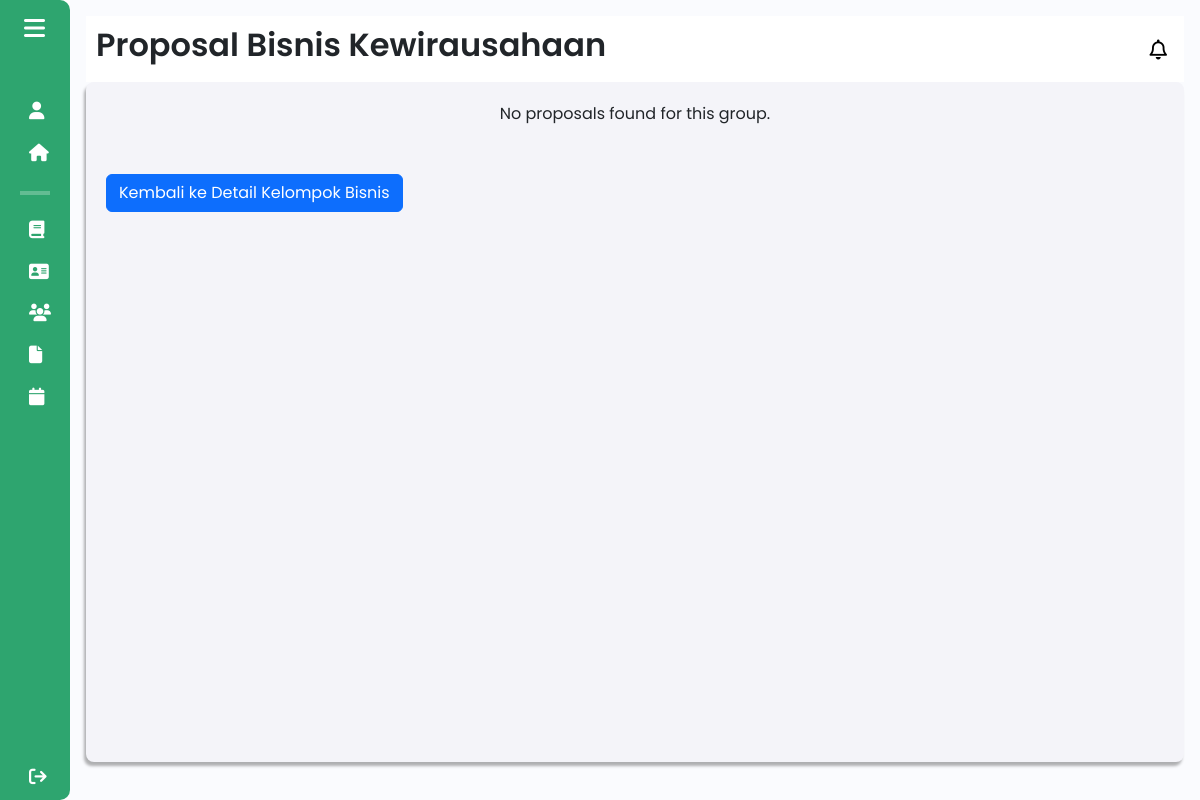
/components/pages/admin/proposal_bisnis_admin.php?id_kelompok=21 (signed in), run on an earlier commit of the app's database.
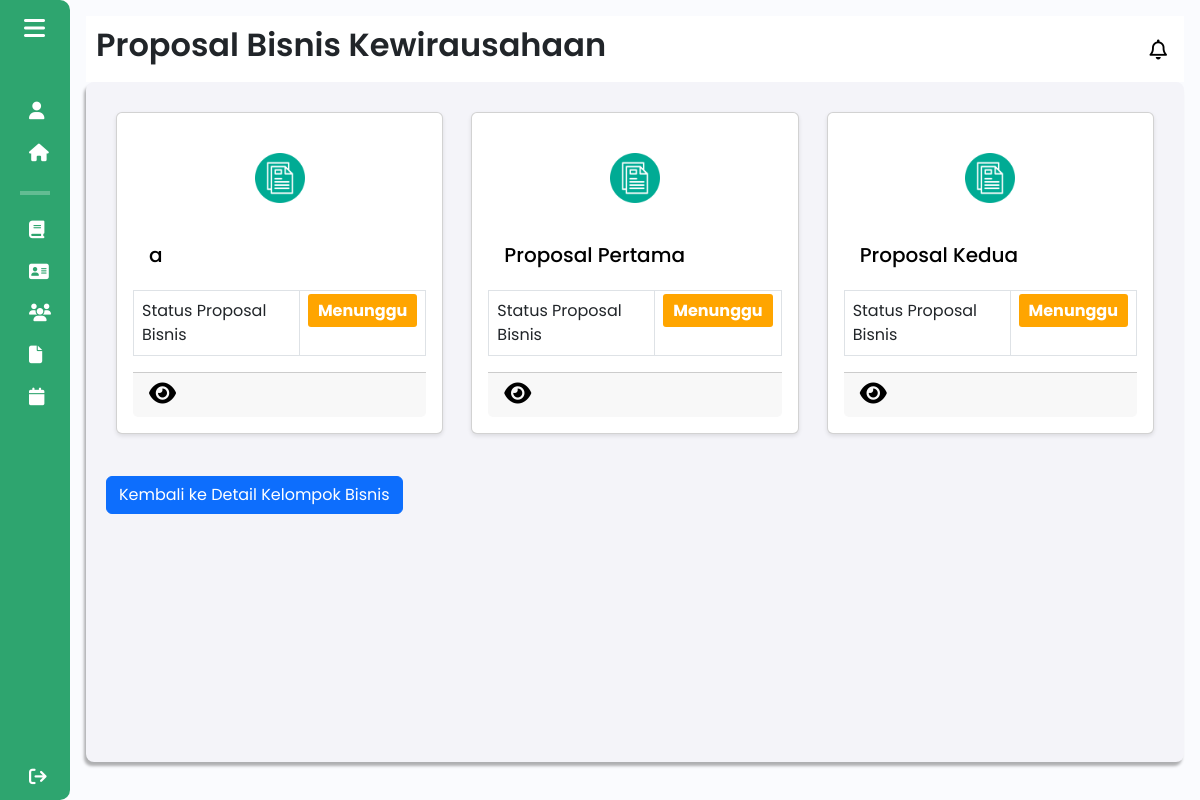
And on a later commit of the database.
### tables this page shows
CREATE TABLE `proposal_bisnis` (
  `id` int(11) NOT NULL,
  `judul_proposal` varchar(255) NOT NULL,
  `tahapan_bisnis` varchar(25) NOT NULL,
  `sdg` text NOT NULL,
  `kategori` varchar(255) DEFAULT NULL,
  `other_category` varchar(255) DEFAULT NULL,
  `proposal_pdf` varchar(255) NOT NULL,
  `kelompok_id` int(11) NOT NULL,
  `status` enum('menunggu','ditolak','disetujui') DEFAULT 'menunggu'
);

### components/pages/admin/proposal_bisnis_admin.php (the view, shortened to what this page needs)
<?php
include $_SERVER['DOCUMENT_ROOT'] . '/Aplikasi-Kewirausahaan/config/db_connection.php';
$id_kelompok = isset($_GET['id_kelompok']) ? $_GET['id_kelompok'] : null;
if ($id_kelompok) {
    $sql = "SELECT * FROM proposal_bisnis WHERE kelompok_id = $id_kelompok";
    $result = $conn->query($sql);
}
?>
<!DOCTYPE html>
<html lang="en">
<head>
    <link href="https://cdn.lineicons.com/4.0/lineicons.css" rel="stylesheet" />
    <link href="https://cdn.jsdelivr.net/npm/bootstrap@5.3.0-alpha3/dist/css/bootstrap.min.css" rel="stylesheet"
>
    <link rel="stylesheet" href="/Aplikasi-Kewirausahaan/assets/css/proposal_bisnis.css">
</head>
<body>
    <div class="wrapper">
        <?php
        include 'sidebar_admin.php';
        ?>
        <div class="main p-3">
            <div class="main_header">
                <?php
                    include 'header_admin.php';
                ?>
            </div>
            <div class="main_wrapper">
                <div class="card-container">
                    <?php
                    if ($result && mysqli_num_rows($result) > 0) {
                        while ($proposal = mysqli_fetch_assoc($result)) {
                            $id = $proposal['id'];
                            ?>
                            <div class="card" style="width: 33%; margin: 10px;">
                                <div class="card-icon text-center py-4">
                                    <img src="\Aplikasi-Kewirausahaan\assets\img\document-file_6424455.png" alt="Dokumen" style="width: 50px; height: 50px;">
                                </div>
                                <div class="card-body m-0">
                                    <h5 class="card-title"><?php echo htmlspecialchars($proposal['judul_proposal']); ?></h5>
                                </div>
                                <table class="table table-bordered m-0 styled-table">
                                    <tbody>
                                        <tr>
                                            <td>Status Proposal Bisnis</td>
                                            <td>
                                                <span id="status-label" class="status"
                                                    style="background-color: <?php
                                                        if ($proposal['status'] == 'disetujui') {
                                                            echo '#2ea56f';
                                                        } elseif ($proposal['status'] == 'ditolak') {
                                                            echo '#dc3545';
                                                        } else {
                                                            echo 'orange';
                                                        }
                                                    ?>; padding: 5px 10px; border-radius: 3px;">
                                                    <?php echo htmlspecialchars($proposal['status']); ?>
                                                </span>
                                            </td>
                                        </tr>
                                    </tbody>
                                </table>
                                <div class="card-footer">
                                <a href="detail_proposal_bisnis_admin.php?id=<?php echo $id; ?>&id_kelompok=<?php echo $id_kelompok; ?>">
                                    <i class="fa-solid fa-eye detail-icon" title="Lihat Detail Proposal Bisnis"></i>
                                </a>
                                </div>
                            </div>
                            <?php
                        }
                    } else {
                        echo "<p>No proposals found for this group.</p>";
                    }
                    ?>
                </div>
                <div class="mt-3" onclick="window.location.href='detail_kelompok.php?id_kelompok=<?php echo $id_kelompok; ?>'" title="Kembali ke Detail Kelompok Bisnis">
                    <button class="btn btn-primary mt-3">Kembali ke Detail Kelompok Bisnis</button>
                </div>
            </div>
        </div>
    </div>
</body>
</html>

What changed in the data, as far as the page shows it:
added proposal_bisnis: judul_proposal "a", status "Menunggu"
added proposal_bisnis: judul_proposal "Proposal Pertama", status "Menunggu"
added proposal_bisnis: judul_proposal "Proposal Kedua", status "Menunggu"
Also different on the page:
text no longer shown: "No proposals found for this group."
